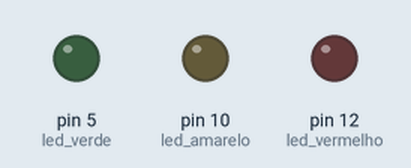
The sketch below on a simulated Arduino Uno, built with avr-gcc and run on an emulated ATmega328P. Parts: output pins drawn as LEDs (lit = HIGH).

Above: at 0.09 s.
At 0.85 s:
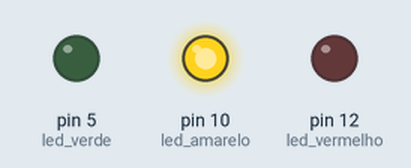
At 1.23 s:
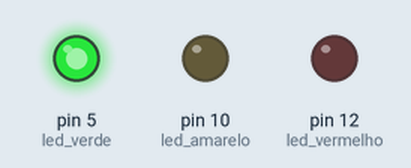
At 2.19 s:
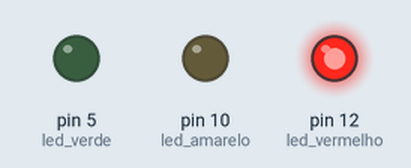
At 2.58 s:
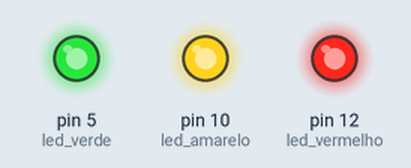
At 2.73 s:
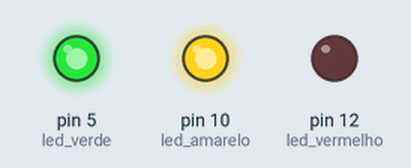
Timing chart, 0 to 3.0 s (numbered marks = the images above):
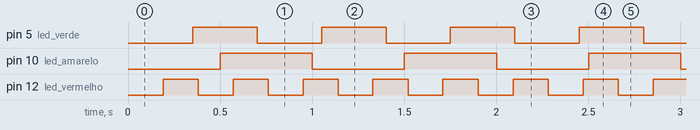

Measured:
- by itself, pin 5 (led_verde): alternates HIGH for 0.35 s and LOW for 0.35 s
- by itself, pin 10 (led_amarelo): alternates HIGH for 0.50 s and LOW for 0.50 s
- by itself, pin 12 (led_vermelho): alternates HIGH for 0.19 s and LOW for 0.19 s

The sketch:

ex2.ino
```cpp
int led_vermelho = 12;
int led_verde = 5;
int led_amarelo = 10;

  unsigned long int tempo_atual = 0, tempo_anterior = 0, tempo_anterior1 = 0, tempo_anterior2 = 0;


  void setup() {
    Serial.begin(9600);
    pinMode(led_vermelho, OUTPUT);
    pinMode(led_verde, OUTPUT);
    pinMode(led_amarelo, OUTPUT);
  }

  void loop() {


    if (millis() - tempo_anterior >= 190) {
      digitalWrite(led_vermelho, !digitalRead(led_vermelho));


      tempo_anterior = millis();
    }

    if (millis() - tempo_anterior1 >= 350) {
      digitalWrite(led_verde, !digitalRead(led_verde));


      tempo_anterior1 = millis();
    }

    if (millis() - tempo_anterior2 >= 500) {
      digitalWrite(led_amarelo, !digitalRead(led_amarelo));


      tempo_anterior2 = millis();
    }
  }
```
